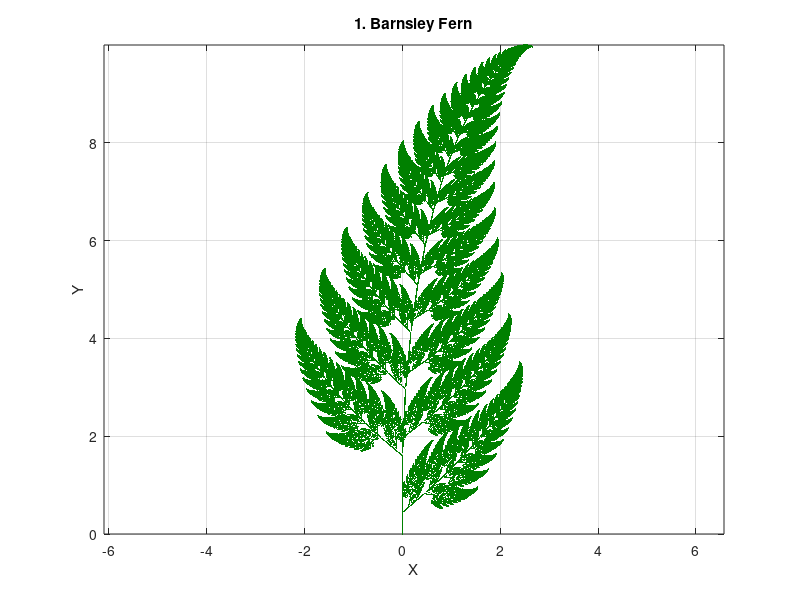

Recreate this plot in MATLAB. (Note: this script raises an error after producing the figure.)
clear;
clc;
close all;

% FRACTAL 1: FERN
N = 500000;

x = zeros(1, N + 1);
y = zeros(1, N + 1);

for n = 1:N
    r = rand();

    if r <= 0.01
        x(n+1) = 0;
        y(n+1) = 0.16 * y(n);

    elseif r <= 0.08
        x(n+1) = 0.2*x(n) - 0.26*y(n);
        y(n+1) = 0.23*x(n) + 0.22*y(n) + 1.6;

    elseif r <= 0.15
        x(n+1) = -0.15*x(n) + 0.28*y(n);
        y(n+1) = 0.26*x(n) + 0.24*y(n) + 0.44;

    else
        x(n+1) = 0.85*x(n) + 0.04*y(n);
        y(n+1) = -0.04*x(n) + 0.85*y(n) + 1.6;
    end
end

figure(1);
plot(x, y, '.', 'Color', [0 0.5 0], 'MarkerSize', 1);
axis equal;
grid on;
title('1. Barnsley Fern');
xlabel('X');
ylabel('Y');


% FRACTAL 2: SIERPINSKI TRIANGLE

axiom = 'F+F+F';
ruleF = 'F+F-F-F+F';
ruleG = '';
iterations = 5;
angleDeg = 120;

draw_lsystem(axiom, ruleF, ruleG, ...
             iterations, angleDeg, 2, ...
             '2. Sierpinski Triangle');


% FRACTAL 3: ORNAMENT

axiom = 'F';
ruleF = '+F--F+';
ruleG = '';
iterations = 10;
angleDeg = 45;

draw_lsystem(axiom, ruleF, ruleG, ...
             iterations, angleDeg, 3, ...
             '3. Fractal Ornament');


% FRACTAL 4: GRASS

axiom = 'G';
ruleF = 'FF';
ruleG = 'F[+G]F[-G]+G';
iterations = 6;
angleDeg = 22.5;

draw_lsystem(axiom, ruleF, ruleG, ...
             iterations, angleDeg, 4, ...
             '4. Fractal Grass');


% FRACTAL 5: FRACTAL TREE

axiom = 'G';
ruleF = 'FF';
ruleG = 'F[+G][-G]F[+G][-G]FG';
iterations = 6;
angleDeg = 25;

draw_lsystem(axiom, ruleF, ruleG, ...
             iterations, angleDeg, 5, ...
             '5. Fractal Tree');


% FRACTAL 6: MANDELBROT SET

resolution = 700;
maxIter = 100;

Cx = linspace(-1.4, 0.5, resolution);
Cy = linspace(-1, 1, resolution);

[XX, YY] = meshgrid(Cx, Cy);

C = XX + 1i * YY;
Z = zeros(size(C));

iterations = zeros(size(C));
active = true(size(C));

for k = 1:maxIter
    Z(active) = Z(active).^2 + C(active);
    iterations(active) = k;
    active = active & (abs(Z) <= 2);
end

figure(6);
imagesc(Cx, Cy, iterations);
axis xy;
axis equal tight;
colormap(jet(256));
colorbar;
title('6. Mandelbrot Set');
xlabel('Real axis');
ylabel('Imaginary axis');


% FRACTAL 7: L-MODEL

draw_lsystem('F', 'F-F-FF+F-F-F', '', ...
             4, 90, 7, '7. L-Model');

% FRACTAL 8: PATTERN

draw_lsystem('F', 'F+F-F--F+F+F', '', ...
             5, 72, 8, '8. Fractal Pattern');


% FRACTAL 9: BUSH

draw_lsystem('F', 'FF-[-F+F+F]+[+F-F-F]', '', ...
             4, 22.5, 9, '9. Fractal Bush');


% FRACTAL 10: KOCH SNOWFLAKE

draw_lsystem('F++F++F', 'F-F++F-F', '', ...
             4, 60, 10, '10. Koch Snowflake');


% FRACTAL 11: FRACTAL PLANT

draw_lsystem('G', 'FF', 'F-[[G]+G]+F[+FG]-G', ...
             6, 25, 11, '11. Fractal Plant');


% FRACTAL 12: MANDELBROT BLUE POINTS

resolution = 700;
maxIter = 100;

cx = linspace(-1.4, 0.5, resolution);
cy = linspace(-1, 1, resolution);

[XX, YY] = meshgrid(cx, cy);

C = XX + 1i * YY;
Z = zeros(size(C));
inside = true(size(C));

for k = 1:maxIter
    Z(inside) = Z(inside).^2 + C(inside);
    inside = inside & (abs(Z) <= 2);
end

figure(12);
plot(real(C(inside)), imag(C(inside)), ...
     'b.', 'MarkerSize', 3);

axis equal;
grid on;
title('12. Mandelbrot Set - Blue Points');
xlabel('Real Axis');
ylabel('Imaginary Axis');
